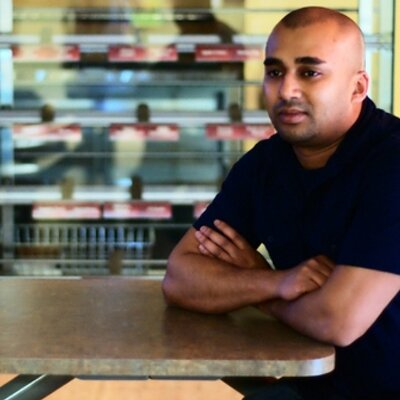
#> input picture example/resources/pic.jpeg, 400 x 400 px
$ python -i funkycam.py   (imports and definitions only)
#> lines starting #> are read from the running program, lines starting #| are printed output that depends on the picture; after the words box and inside, x2 and y2 are one past the last pixel; in counts of white or black regions, pixels touching at a corner belong together
#> further down, picture is the input picture: shape (400, 400, 3); mean B, G, R 87.9, 98.3, 106.4
import os
import random
import cv2
import numpy as np
import seaborn as sns
from PIL import Image

class Funk(object):
    def __init__( self, n_colors:int = 7, sns_color_palette:str = "rainbow",
                    random_colors:bool = False, color_list:list = [],
                    line_size:int = 17, edge_blur_val:int = 9, color_blur_val:int = 27 ):
        self.n_colors = n_colors
        assert n_colors > 1, f"Number of colors must be greater than 1. Input was {n_colors}"

        self.color_palette = sns_color_palette
        self.random_colors = random_colors
        self.color_list = color_list
        if len(color_list) > 0:
            self.n_colors = len(color_list)

        self.line_size = line_size
        self.edge_blur_val = edge_blur_val
        self.color_blur_val = color_blur_val

        self.luminance_mult = [0.114, 0.587, 0.299]
        # self.luminance_mult = [0.0722, 0.7152, 0.2126] # alternative luminance formula

        self.colors, self.lightness = self._color_lightness()

    def _color_lightness(self):
        if(self.random_colors):
            colors = np.random.randint(0, 255, size=(self.n_colors,3))
        elif(len(self.color_list) == self.n_colors):
            color_pal = np.uint8(np.array(self.color_list))
            colors = color_pal[:,::-1] # get bgr
        else:
            palette = sns.color_palette(self.color_palette, self.n_colors)
            color_pal = np.uint8(np.multiply(np.array(palette), 255))
            colors = color_pal.copy()
            colors = color_pal[:,::-1] # get bgr

        lightness = np.uint8(np.sum(np.multiply(colors, self.luminance_mult), axis=1))
        colors = colors[np.argsort(lightness)]
        lightness = np.sort(lightness)

        print("Colors:\n", colors)

        return colors, lightness

    def edge_mask(self, img):
        # get the edges of the image
        gray = cv2.cvtColor(img, cv2.COLOR_BGR2GRAY)
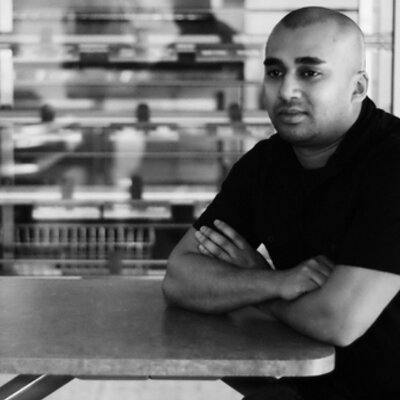
#> gray: shape (400, 400); min 0, max 249, mean 99.6
        gray_blur = cv2.GaussianBlur(gray, (self.edge_blur_val, self.edge_blur_val), -1)
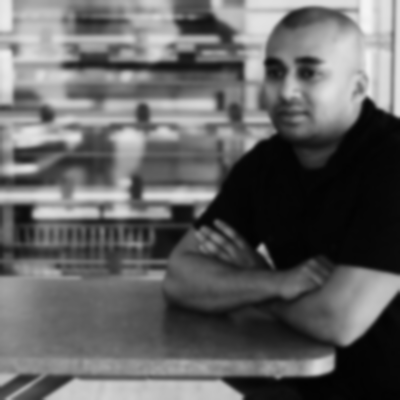
#> gray_blur: shape (400, 400); min 2, max 245, mean 99.6
        edges = cv2.adaptiveThreshold(gray_blur, 255, cv2.ADAPTIVE_THRESH_MEAN_C, cv2.THRESH_BINARY, self.line_size, self.edge_blur_val)
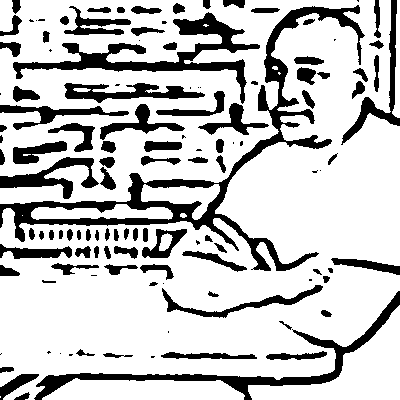
#> edges: shape (400, 400); 77.2% white; 123 black regions (30 under 20 px), largest, box (x1, y1, x2, y2) and area: (0, 5, 365, 271) 8685, (13, 12, 260, 104) 4208, (34, 291, 400, 400) 3602
        return edges

    def pick_color(self, img, colorsums, num_colors):
        # reassigning pixels based on brightness
        # adjusting the colors based on how brightness is visually seen by humans
        sumX = np.sum(np.multiply(img, self.luminance_mult), axis=1)

        condlist = []
        choicelist = []
        for i in range(num_colors):
            choicelist.append(i)
            if i < num_colors-1:
                condlist.append(sumX<colorsums[i])
            else:
                condlist.append(sumX>colorsums[i])

        inds = np.select(condlist, choicelist)

        return inds

    def funkify(self, img):

        # Read in foreground image from the 'examples/resources' folder
        background_img = cv2.cvtColor(img, cv2.COLOR_BGR2RGB)
        background_img = Image.fromarray(background_img)
        foreground_img_path = '../../example/resources/pic.jpeg'
        foreground_img = Image.open(foreground_img_path)

        # Convert image to RGBA because we need to control the alpha parameter when making the image
        # transparent
        foreground_img = foreground_img.convert("RGBA")
        background_img = background_img.convert("RGBA")

        # Blend foreground image with the background image
        # The random number between 0 and 1 controls how transparent the foreground image is on the
        # background
        background_img = background_img.resize(foreground_img.size)
        img_blend = Image.blend(background_img, foreground_img, random.uniform(0, 1))

        # Save image before funkifying (to check it out)
        img_blend.save("new.png","PNG")
        img_blend = cv2.imread('new.png')

        edges = self.edge_mask(img_blend)
        blur = cv2.GaussianBlur(img_blend,(self.color_blur_val, self.color_blur_val), sigmaX=0, sigmaY=0)
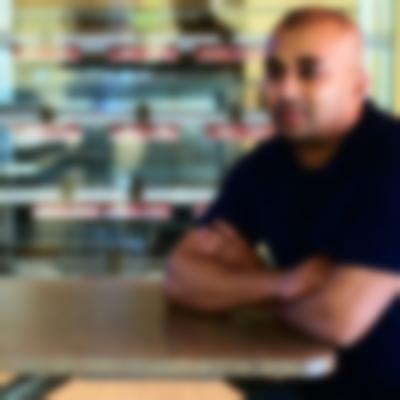
#> blur: shape (400, 400, 3); mean B, G, R 87.9, 98.3, 106.4
        indices = self.pick_color(blur.reshape((-1, 3)), self.lightness, self.n_colors)
#> after the loop in pick_color, `for i in range(num_colors):`: choicelist = [0, 1, 2, 3, 4, 5, 6]; condlist = 7 items
        recolored = np.uint8(self.colors[indices].reshape(blur.shape))
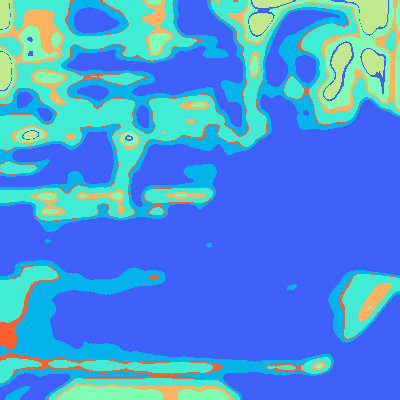
#> recolored: shape (400, 400, 3); mean B, G, R 223.3, 147.2, 73.4

        cartoon = cv2.bitwise_and(recolored, recolored, mask=edges)
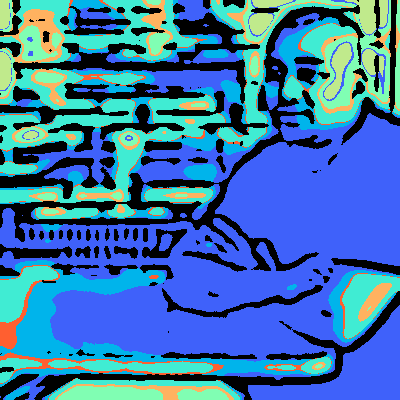
#> cartoon: shape (400, 400, 3); mean B, G, R 170.2, 117, 58.9

        return cartoon

>>> import cv2
>>> picture = cv2.imread('../../example/resources/pic.jpeg')
>>> result = Funk().funkify(picture)
